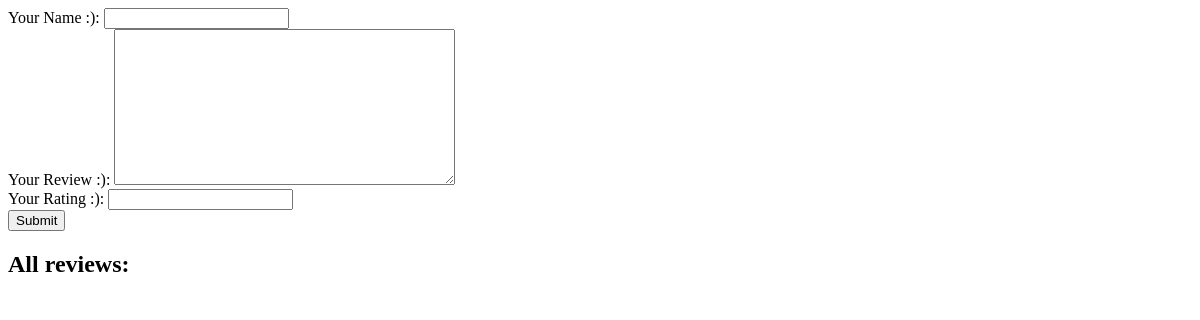
The app's page /, older data.
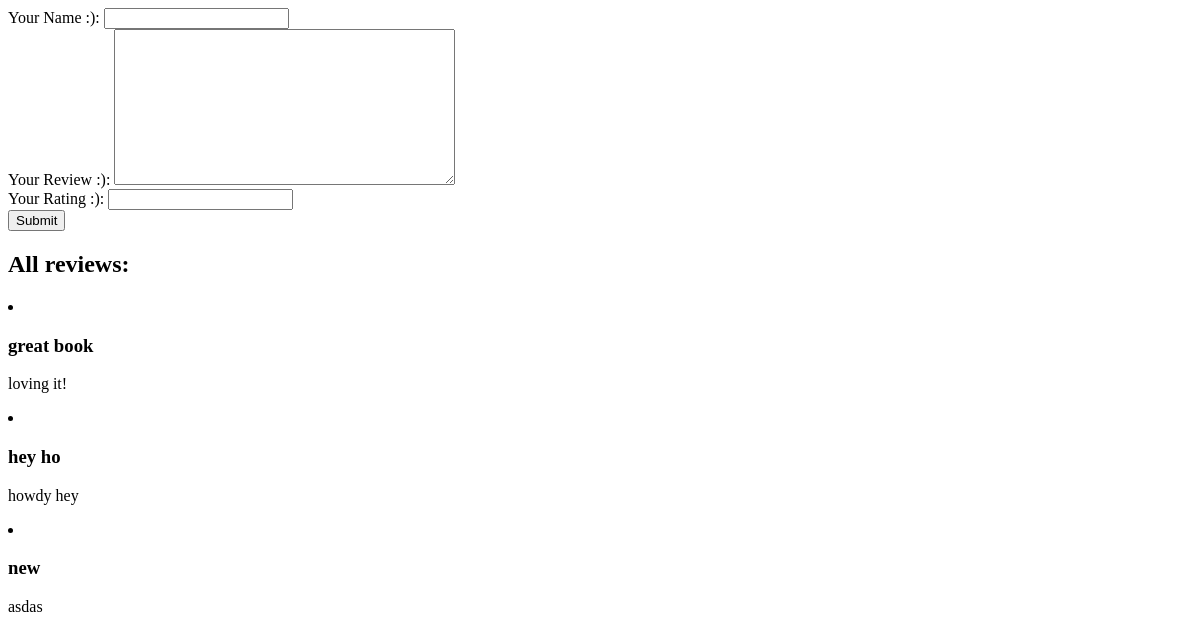
The same page, newer data.
### reviews/models.py (models this page shows)
class Review(models.Model):
    name = models.CharField(max_length=20)
    review = models.TextField(max_length=200)
    rating = models.IntegerField(
        validators=[MinValueValidator(1), MaxValueValidator(5)]
    )

### reviews/views.py (the view)
# urls.py: path('', views.index, name='reviews'),
def index(request):
    if request.method == "POST":
        form = ReviewForm2(request.POST)
        if form.is_valid():
            form.save()
            return HttpResponseRedirect("/thank-you")
    else:
        form = ReviewForm2()
    reviews = Review.objects.all()
    return render(request, 'reviews/reviews.html', {
        "form": form,
        "reviews": reviews
    })

### reviews/forms.py
class ReviewForm2(forms.ModelForm):
    class Meta:
        model = Review
        fields = ['name' ,"review", "rating"]
        labels = {
            "name": "Your Name :)",
            "review": "Your Review :)",
            "rating": "Your Rating :)"
        }
        error_messages = {
            "name": {
                "required": "You can't be empty. DUH!",
            }
        }

### reviews/templates/reviews/reviews.html (shortened to what this page needs)
<!DOCTYPE html>
<html lang="en">
<head>
</head>
<body>
    <form action="/" method="post">
        {% for field in form %}
            <div>
                {{ field.label_tag }}
                {{ field }}
            </div>
        {% endfor %}
        <button type="submit">Submit</button>
    </form>
    <h2>All reviews:</h2>
    {% for review in reviews %}
        <li>
            <h3>{{ review.name }}</h3>
            <p>{{ review.review }}</p>
        </li>
    {% endfor %}
</body>
</html>

Row changes from the older to the newer data that the page shows:
added Review: name "great book", review "loving it!"
added Review: name "hey ho", review "howdy hey"
added Review: name "new", review "asdas"
